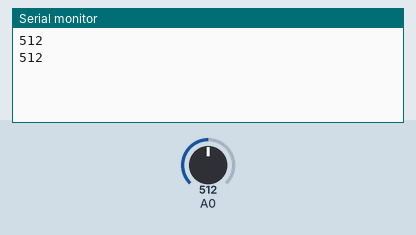
This sketch was run on a simulated Arduino Leonardo, built with avr-gcc and run on an emulated ATmega32U4. On the bench: the last lines printed to the serial monitor. The inputs (shaded band) are chosen by the test bench; at power-on: A0 = 512.

Above: at 1.8 s.
1.9 s: A0 set to 716
At 2.8 s:
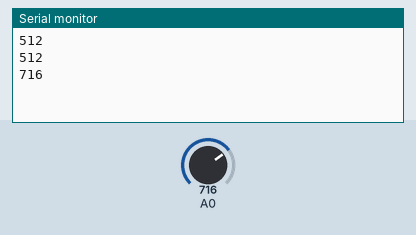
3.4 s: A0 set to 900
At 4.8 s:
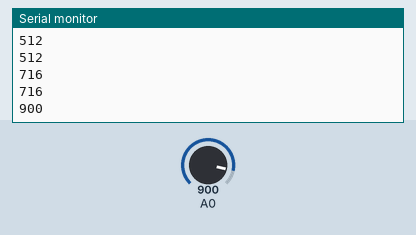
Timing chart, 0 to 6.4 s (numbered marks = the images above; inputs shaded):
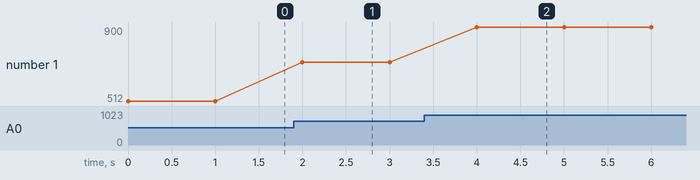

Measured:
- after the input at 1.9 s, the serial monitor: prints a new line after 0.10 s (image 1)
- after the input at 3.4 s, the serial monitor: prints a new line after 0.60 s (image 2)
- plotted number 1: 512 → 716 after the input at 1.9 s, 716 → 900 after the input at 3.4 s

The sketch:

sketch_mq2gassensor.ino
```cpp
void setup()
{
  Serial.begin(9600); // Baudrate des seriellen Monitors
}

void loop()
{
  int SensorWert;
  SensorWert = analogRead(0); // Sensorwert wird an der Schnittstelle A0 ausgelesen...
  Serial.println(SensorWert);  // ...und anschließend zur Kontrolle im seriellen Monitor ausgegeben.

 delay(1000);    /// Delay von einer Sekunde
}
```
